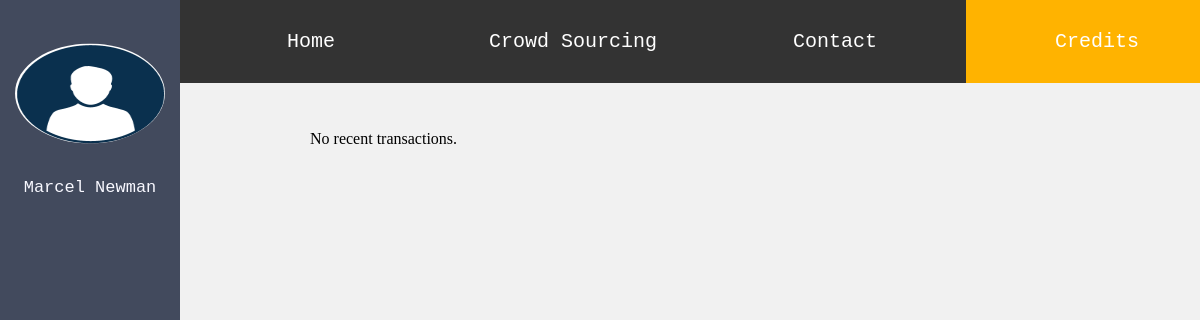
The app's page /credits/statement/, older data.
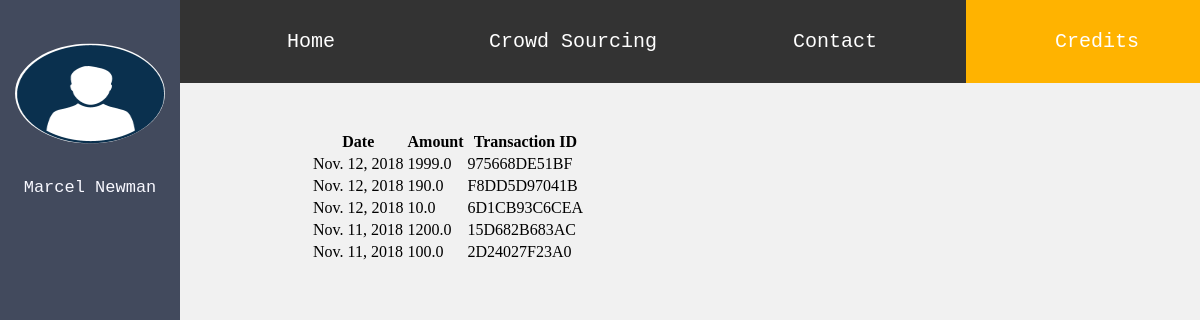
The same page, newer data.
### credits/models.py (models this page shows, shortened)
class Statement(models.Model):
    last1 = models.FloatField(default=0)
    transaction_id_1 = models.CharField(max_length=12, unique=True)
    date1 = models.DateField(format('%Y-%m-%d'), auto_now=True)
    last2 = models.FloatField(default=0)
    transaction_id_2 = models.CharField(max_length=12, unique=True)
    date2 = models.DateField(format('%Y-%m-%d'), auto_now=True)
    last3 = models.FloatField(default=0)
    transaction_id_3 = models.CharField(max_length=12, unique=True)
    date3 = models.DateField(format('%Y-%m-%d'), auto_now=True)
    last4 = models.FloatField(default=0)
    transaction_id_4 = models.CharField(max_length=12, unique=True)
    date4 = models.DateField(format('%Y-%m-%d'), auto_now=True)
    last5 = models.FloatField(default=0)
    transaction_id_5 = models.CharField(max_length=12, unique=True)
    date5 = models.DateField(format('%Y-%m-%d'), auto_now=True)
    userid = models.ForeignKey(AccountBalance, on_delete=models.PROTECT)

### credits/views.py (the view)
# urls.py: path('statement/', views.statement, name='credits.statement'),
def statement(request):
    transaction = Statement.objects.filter(userid=1)
    transaction_disp = {'trans': transaction}
    return render(request, 'credits/statement.html', context=transaction_disp)

### templates/credits/statement.html (shortened to what this page needs)
<!DOCTYPE html>
<html lang="en">
<head>
    <link rel="stylesheet" href="/static/index.css" >
</head>
<body>
    <div class="splitleft">
            <div class="centered">
                <img src="/static/download.png" alt='Propic' width="0.005px" height="100px">
                <div class="name">Marcel Newman</div>
            </div>
    </div>
    <div class="splitright">
         <ul>
            <li><a href="/credits/statement">Home</a></li>
            <li><a href="/credits/crowdsourcing">Crowd Sourcing</a></li>
            <li><a href="www.google.com">Contact</a></li>
            <li><a class="active" href="/credits">Credits</a></li>
        </ul>
            {% if trans %}
                <table>
                <tr>
                    <th>
                        Date
                    </th>
                    <th>
                        Amount
                    </th>
                    <th>
                        Transaction ID
                    </th>
                </tr>
                {% for acc in trans %}
                <tr>
                    <td>
                        {{ acc.date1 }}
                    </td>
                    <td>
                        {{ acc.last1 }}
                    </td>
                    <td>
                        {{ acc.transaction_id_1 }}
                    </td>
                </tr>
                <tr>
                    <td>
                        {{ acc.date2 }}
                    </td>
                    <td>
                        {{ acc.last2 }}
                    </td>
                    <td>
                        {{ acc.transaction_id_2 }}
                    </td>
                </tr>
                <tr>
                    <td>
                        {{ acc.date3 }}
                    </td>
                    <td>
                        {{ acc.last3 }}
                    </td>
                    <td>
                        {{ acc.transaction_id_3 }}
                    </td>
                </tr>
                <tr>
                    <td>
                        {{ acc.date4 }}
                    </td>
                    <td>
                        {{ acc.last4}}
                    </td>
                    <td>
                        {{ acc.transaction_id_4 }}
                    </td>
                </tr>
                <tr>
                    <td>
                        {{ acc.date5 }}
                    </td>
                    <td>
                        {{ acc.last5 }}
                    </td>
                    <td>
                        {{ acc.transaction_id_5 }}
                    </td>
                </tr>
            {% endfor %}
            </table>
            {% else %}
                <p class="err">No recent transactions.</p>
            {% endif %}
    </div>
</body>
</html>

### templates/credits/index.css (style rules this page uses)
.name { color: ghostwhite;margin-top: 30px;font-family: monospace;font-size: 17px; }
.splitleft { height: 100%; width: 15%; position: fixed; z-index: 1; top: 0; overflow-x: hidden; left: 0; background-color:#424a5d; }
.splitright { height: 100%; width: 85%; position: fixed; z-index: 1; top: 0; overflow-x: hidden; right: 0; background-color: #f1f1f1; }
.centered { position: absolute; top: 15%; left: 50%; transform: translate(-50%, -50%); text-align: center; }
.centered img { width: 150px; border-radius: 50%; }

### templates/credits/statement.html (style rules this page uses)
body { margin:0; }
ul { list-style-type: none; margin: 0; padding: 0; overflow: hidden; background-color: #333; position: fixed; top: 0; width: 100%; }
li { float: left; }
li a { display: block; color: white; text-align: center; padding: 30px 16px; text-decoration: none; width: 230px; font-size: x-large; font-family: monospace; }
.active { background-color: #ffb300; }
table { margin: 130px; }

Row changes from the older to the newer data that the page shows:
added Statement: date1 "Nov. 12, 2018", last1 "1999.0", transaction_id_1 "975668DE51BF", date2 "Nov. 12, 2018", last2 "190.0", transaction_id_2 "F8DD5D97041B", date3 "Nov. 12, 2018", last3 "10.0", transaction_id_3 "6D1CB93C6CEA", date4 "Nov. 11, 2018", last4 "1200.0", transaction_id_4 "15D682B683AC", date5 "Nov. 11, 2018", last5 "100.0", transaction_id_5 "2D24027F23A0"
Text that changed along with them:
text no longer shown: "No recent transactions."
text now shown: "Date Amount Transaction ID"
